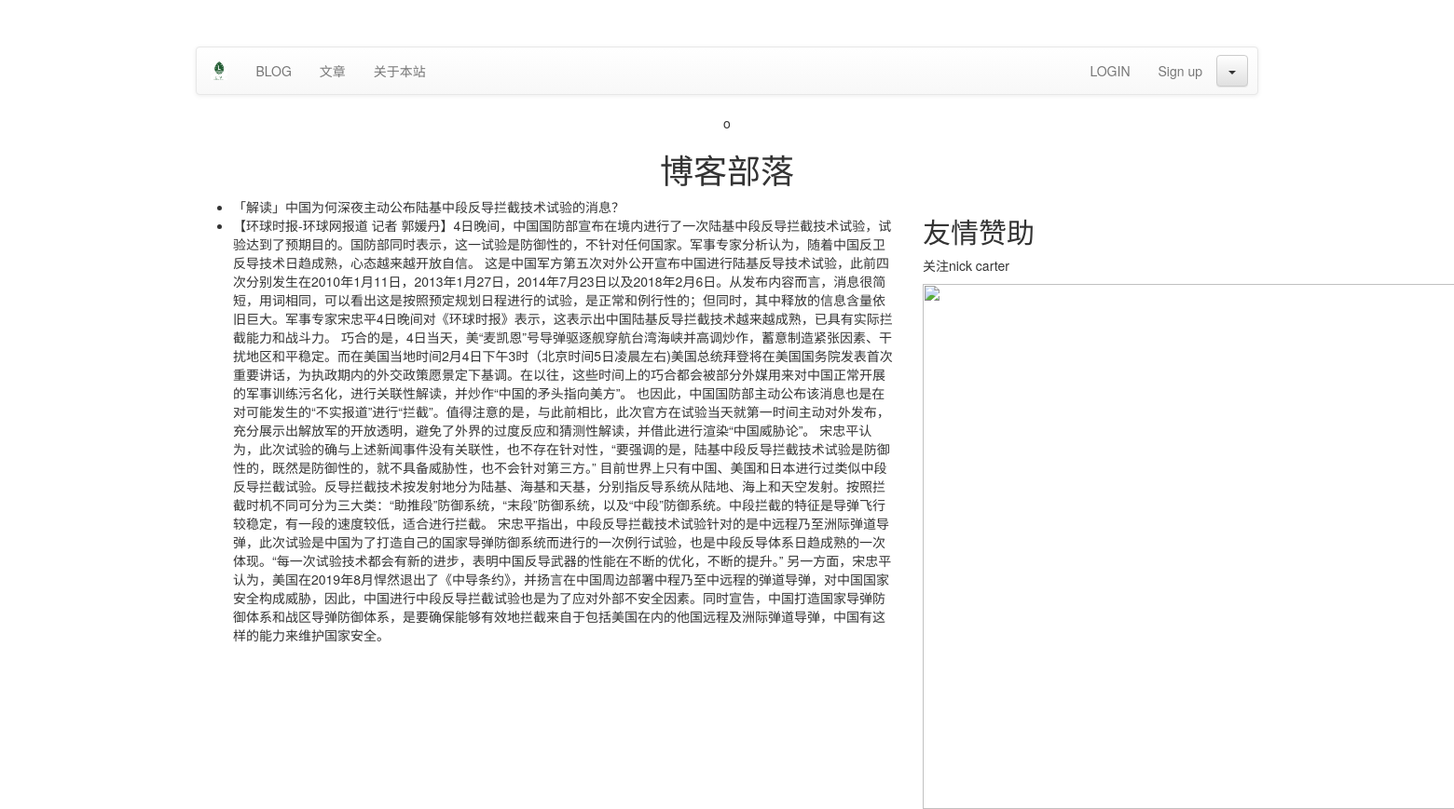
Screenshot of /blog/ with the database file from the repository.
### blog/models.py (models this page shows, shortened)
class BlogArticles(models.Model):
    title = models.CharField(max_length=300)
    author = models.ForeignKey(User, related_name="blog_posts",on_delete=models.CASCADE)
    body = models.TextField()
    publish = models.DateTimeField(default=timezone.now)
    class Meta:
        ordering = ("-publish",)

### blog/views.py (the view)
def blog_title(request):
    blogs = BlogArticles.objects.all()
    return render(request, "blog/titles.html", {"blogs": blogs})

### templates/blog/titles.html (shortened to what this page needs)
<!DOCTYPE html>
<html lang="zh-cn">
    {% extends "base.html" %}
    {% block content %}
    <div class="row text-center vertical-middle-sm">o
        <h1>博客部落</h1>
    </div>
    <div class="row">
        <div class="col-xs-12 col-md-8">
        <ul>
        {% for blog in blogs %}
            <li>{{ blog.title }}</li>
            <li>{{ blog.body }}</li>
        {% endfor %}
        </ul>
        </div>
        <div class="col-xs-6 col-md-4">
        <h2>友情赞助</h2>
        <p>关注nick carter</p>
        <img style="width:860px; height:564px" src="https://img-pre.ivsky.com/img/tupian/pre/202007/16/wanju_qingwa-001.jpg"/>
        </div>
    </div>
    {% endblock %}

### rows the page displays
BlogArticles: title "「解读」中国为何深夜主动公布陆基中段反导拦截技术试验的消息？", body "【环球时报-环球网报道 记者 郭媛丹】4日晚间，中国国防部宣布在境内进行了一次陆基中段反导拦截技术试验，试验达到了预期目的。国防部同时表示，这一试验是防御性的，不针对任何国家。军事专家分析认为，随着中国反卫反导技术日趋成熟，心态越来越开放自信。 这是中国军方第五次对外公开宣布中国进行陆基反导技术试验，此前四次分别发生在2010年1月11日，2013年1月27日，2014年7月23日以及2018年2月6日。从发布内容而言，消息很简短，用词相同，可以看出这是按照预定规划日程进行的试验，是正常和例行性的；但同时，其中释放的信息含量依旧巨大。军事专家宋忠平4日晚间对《环球时报》表示，这表示出中国陆基反导拦截技术越来越成熟，已具有实际拦截能力和战斗力。 巧合的是，4日当天，美“麦凯恩”号导弹驱逐舰穿航台湾海峡并高调炒作，蓄意制造紧张因素、干扰地区和平稳定。而在美国当地时间2月4日下午3时（北京时间5日凌晨左右)美国总统拜登将在美国国务院发表首次重要讲话，为执政期内的外交政策愿景定下基调。在以往，这些时间上的巧合都会被部分外媒用来对中国正常开展的军事训练污名化，进行关联性解读，并炒作“中国的矛头指向美方”。 也因此，中国国防部主动公布该消息也是在对可能发生的“不实报道”进行“拦截”。值得注意的是，与此前相比，此次官方在试验当天就第一时间主动对外发布，充分展示出解放军的开放透明，避免了外界的过度反应和猜测性解读，并借此进行渲染“中国威胁论”。…"
